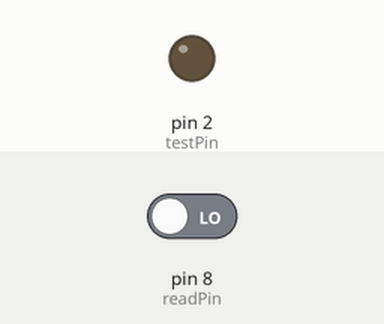
Bench run of a sketch on a simulated Arduino Uno, built with avr-gcc and run on an emulated ATmega328P. Parts: output pins drawn as LEDs (lit = HIGH). The test bench sets the inputs (shaded band); at power-on: pin 8 (readPin) LOW.

Above: at 1.2 s.
1.3 s: pin 8 (readPin) driven HIGH
At 2.0 s:
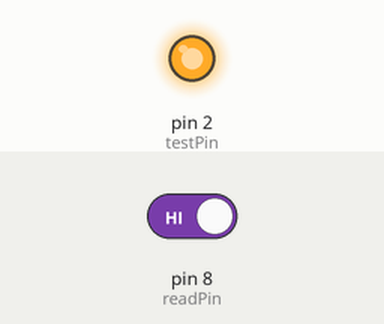
Timing chart, 0 to 4.3 s (numbered marks = the images above; inputs shaded):
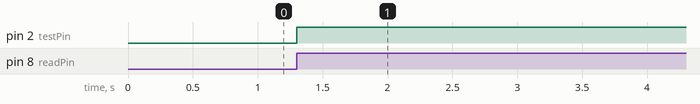

The sketch:

miniscope_start_Arduino.ino.ino
```cpp
// These constants won't change:
//const int lampPin = 6;       // pin that the pump is attached to
const int readPin = 8;
//const int readPin_1 = 4;
const int testPin = 2;
//const int airPin = 12;
//unsigned long time_start = 0;
//unsigned long time_current = 0;
//unsigned long time_judge_stop = 0;
int count_start=1;
int lick_L=0;
int lick_H=0;
//int lick_L1=0;
//int lick_H1=0;
void setup() {
  // initialize the LED pin as an output:
//  pinMode(lampPin, OUTPUT);
  pinMode(testPin, OUTPUT);
  //pinMode(airPin, OUTPUT);
  pinMode(readPin, INPUT);
  //pinMode(readPin_1, INPUT);
 // analogWrite(lampPin, 0);
  //digitalWrite(airPin,LOW);
  digitalWrite(testPin,LOW);
  digitalWrite(readPin,LOW);
 // digitalWrite(readPin_1,LOW);
  // initialize serial communications:
  Serial.begin(115200);
  }

void loop() {

    lick_L=digitalRead(readPin);
   // lick_L1=digitalRead(readPin_1);
    delay(0);
    lick_H=digitalRead(readPin);
    //lick_H1=digitalRead(readPin_1);
    if((lick_L==1) && (lick_H==1)&&(count_start==1))
    {
    digitalWrite(testPin,HIGH);//测试引脚
    /*analogWrite(lampPin, 250);
    delay(50);
    analogWrite(lampPin, 0);
    digitalWrite(testPin,LOW);//测试引脚*/
    lick_L=0;
    lick_H=0;
    count_start=count_start-1;
    }
    /*if((lick_L1==1) && (lick_H1==1))
    {
    digitalWrite(testPin,HIGH);//测试引脚
    digitalWrite(airPin,HIGH);
    delay(300);
    digitalWrite(airPin,LOW);
    digitalWrite(testPin,LOW);//测试引脚
    lick_L1=0;
    lick_H1=0;
    } */
}
```

Measured:
- after the input at 1.3 s, pin 2 (testPin): LOW → HIGH at once
